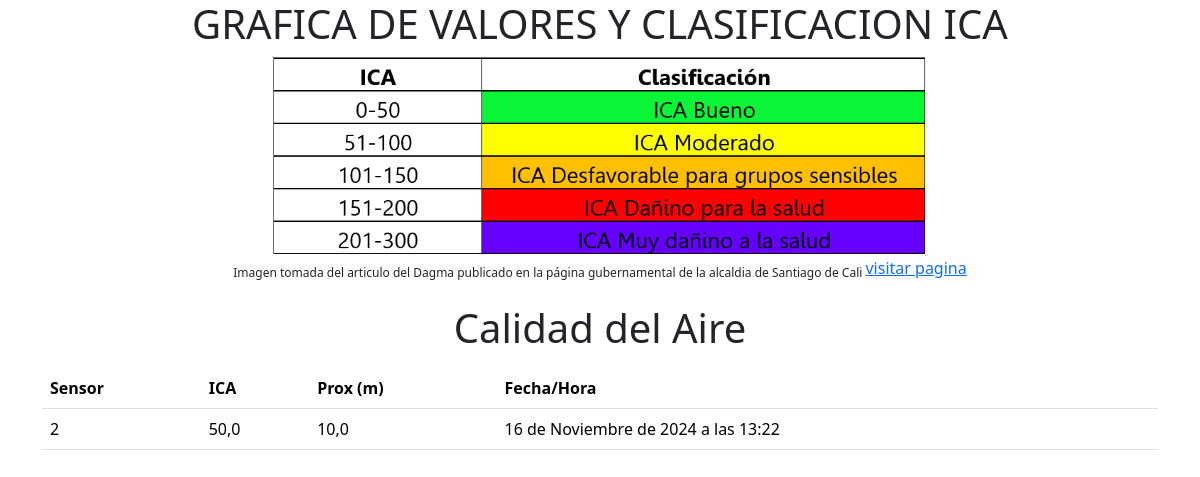
The app's page /, older data.
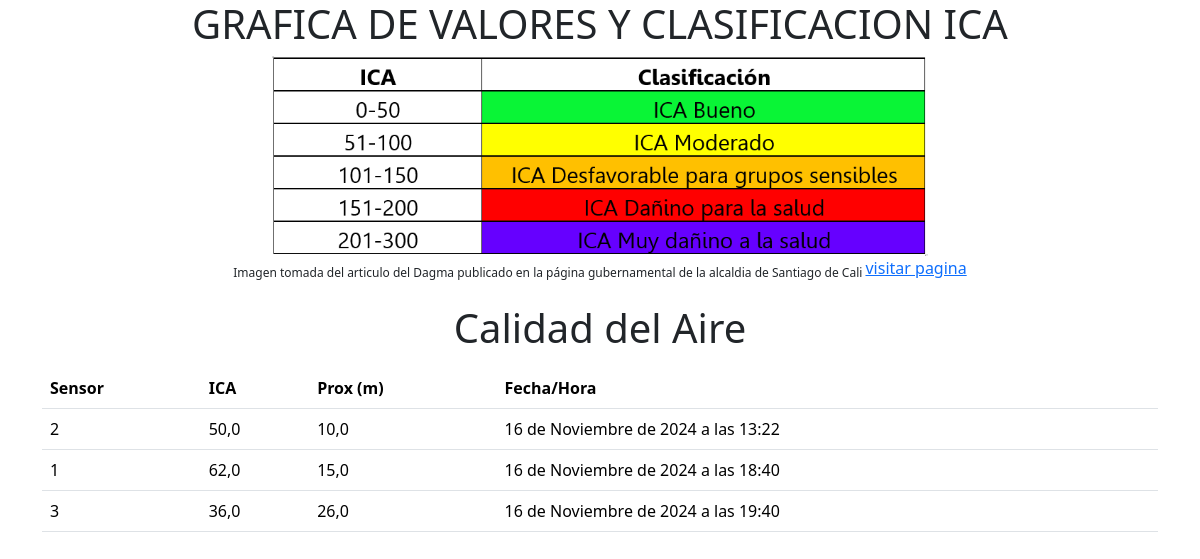
The same page, newer data.
### monitor/models.py (models this page shows)
class CalidadAire(models.Model):
    sensor_id = models.CharField(max_length=100)
    ica = models.FloatField()
    proximidad = models.FloatField()
    fecha_hora = models.DateTimeField(auto_now_add=True)
    class Meta:
        verbose_name = 'medición'
        verbose_name_plural = 'Aire'

### monitor/views.py (the view)
# urls.py: path('',views.vista_calidad_aire, name='index'),
def vista_calidad_aire(request):
    datos = CalidadAire.objects.all()
    print(datos)
    return render(request, 'index.html', {'datos': datos})

### monitor/templates/index.html (shortened to what this page needs)
<!DOCTYPE html>
<html lang="es">
  <head>
    <link
      href="https://cdn.jsdelivr.net/npm/bootstrap@5.3.3/dist/css/bootstrap.min.css"
      rel="stylesheet"
    />
  </head>
  <body>
    {% load static %}
    <h1 class="text-center">GRAFICA DE VALORES Y CLASIFICACION ICA</h1>
    <div>
      <img
        class="mx-auto d-block"
        src="{% static 'img/tabla.png' %}"
        alt="tabla clasificación"
        height="200"
      />
    </div>
    <div class="text-center">
      <sub
        >Imagen tomada del articulo del Dagma publicado en la página
        gubernamental de la alcaldia de Santiago de Cali </sub
      ><a
        href="https://www.cali.gov.co/dagma/publicaciones/132027/dagma-presenta-balance-de-la-calidad-del-aire-que-respiramos-los-calenos/#:~:text=El%20sistema%20de%20la%20Calidad%20del%20Aire%20de,establecer%20la%20calidad%20del%20aire%20en%20la%20ciudad."
        target="_blank"
      >
        visitar pagina</a
      >
    </div>
    <br />
    <h1 class="text-center mb-3">Calidad del Aire</h1>
    <div class="container">
      <table class="table" id="tabla-calidad-aire">
        <thead class="thead-dark">
          <tr>
            <th>Sensor</th>
            <th>ICA</th>
            <th>Prox (m)</th>
            <th>Fecha/Hora</th>
          </tr>
        </thead>
        <tbody>
          {% for dato in datos %}
          <tr>
            <td>{{ dato.sensor_id }}</td>
            <td>{{ dato.ica }}</td>
            <td>{{ dato.proximidad }}</td>
            <td>{{ dato.fecha_hora }}</td>
          </tr>
          {% endfor %}
        </tbody>
      </table>
    </div>
  </body>
</html>

Row changes from the older to the newer data that the page shows:
added CalidadAire: sensor_id "1", ica "62,0", proximidad "15,0", fecha_hora "16 de Noviembre de 2024 a las 18:40"
added CalidadAire: sensor_id "3", ica "36,0", proximidad "26,0", fecha_hora "16 de Noviembre de 2024 a las 19:40"
